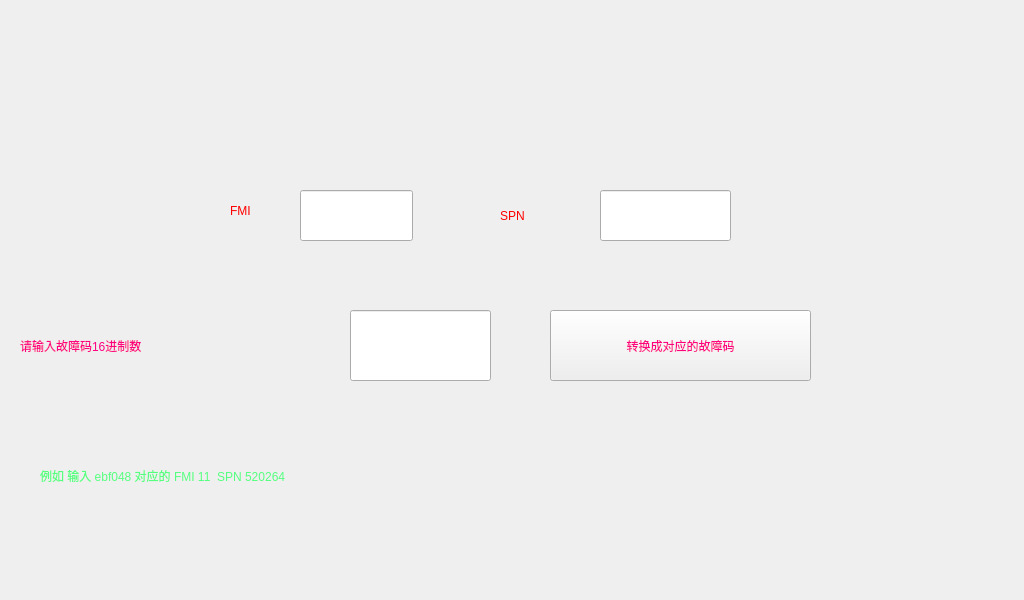
<?xml version="1.0" encoding="UTF-8"?>
<ui version="4.0">
 <class>Widget</class>
 <widget class="QWidget" name="Widget">
  <property name="geometry">
   <rect>
    <x>0</x>
    <y>0</y>
    <width>1024</width>
    <height>600</height>
   </rect>
  </property>
  <property name="windowTitle">
   <string>Widget</string>
  </property>
  <widget class="QLineEdit" name="lineEdit">
   <property name="geometry">
    <rect>
     <x>300</x>
     <y>190</y>
     <width>113</width>
     <height>51</height>
    </rect>
   </property>
   <property name="styleSheet">
    <string notr="true">font: 20pt &quot;楷体&quot;;
color: rgb(0, 0, 0);</string>
   </property>
  </widget>
  <widget class="QLineEdit" name="lineEdit_2">
   <property name="geometry">
    <rect>
     <x>600</x>
     <y>190</y>
     <width>131</width>
     <height>51</height>
    </rect>
   </property>
   <property name="styleSheet">
    <string notr="true">font: 20pt &quot;楷体&quot;;
color: rgb(0, 0, 0);</string>
   </property>
  </widget>
  <widget class="QLabel" name="label">
   <property name="geometry">
    <rect>
     <x>230</x>
     <y>190</y>
     <width>61</width>
     <height>41</height>
    </rect>
   </property>
   <property name="styleSheet">
    <string notr="true">color: rgb(255, 0, 0);
font: 24pt &quot;楷体&quot;;</string>
   </property>
   <property name="text">
    <string>FMI</string>
   </property>
  </widget>
  <widget class="QLabel" name="label_2">
   <property name="geometry">
    <rect>
     <x>500</x>
     <y>190</y>
     <width>91</width>
     <height>51</height>
    </rect>
   </property>
   <property name="styleSheet">
    <string notr="true">color: rgb(255, 0, 0);
font: 24pt &quot;楷体&quot;;</string>
   </property>
   <property name="text">
    <string>SPN</string>
   </property>
  </widget>
  <widget class="QLineEdit" name="lineEdit_3">
   <property name="geometry">
    <rect>
     <x>350</x>
     <y>310</y>
     <width>141</width>
     <height>71</height>
    </rect>
   </property>
   <property name="styleSheet">
    <string notr="true">font: 20pt &quot;楷体&quot;;
color: rgb(0, 0, 0);</string>
   </property>
  </widget>
  <widget class="QLabel" name="label_3">
   <property name="geometry">
    <rect>
     <x>20</x>
     <y>300</y>
     <width>321</width>
     <height>91</height>
    </rect>
   </property>
   <property name="styleSheet">
    <string notr="true">font: 24pt &quot;楷体&quot;;
color: rgb(255, 0, 127);</string>
   </property>
   <property name="text">
    <string>请输入故障码16进制数</string>
   </property>
  </widget>
  <widget class="QPushButton" name="pushButton">
   <property name="geometry">
    <rect>
     <x>550</x>
     <y>310</y>
     <width>261</width>
     <height>71</height>
    </rect>
   </property>
   <property name="styleSheet">
    <string notr="true">font: 20pt &quot;楷体&quot;;
color: rgb(255, 0, 127);</string>
   </property>
   <property name="text">
    <string>转换成对应的故障码</string>
   </property>
  </widget>
  <widget class="QLabel" name="label_4">
   <property name="geometry">
    <rect>
     <x>40</x>
     <y>450</y>
     <width>721</width>
     <height>51</height>
    </rect>
   </property>
   <property name="styleSheet">
    <string notr="true">font: 20pt &quot;楷体&quot;;
color: rgb(85, 255, 127);</string>
   </property>
   <property name="text">
    <string>例如 输入 ebf048 对应的 FMI 11  SPN 520264</string>
   </property>
  </widget>
 </widget>
 <layoutdefault spacing="6" margin="11"/>
 <resources/>
 <connections/>
</ui>
